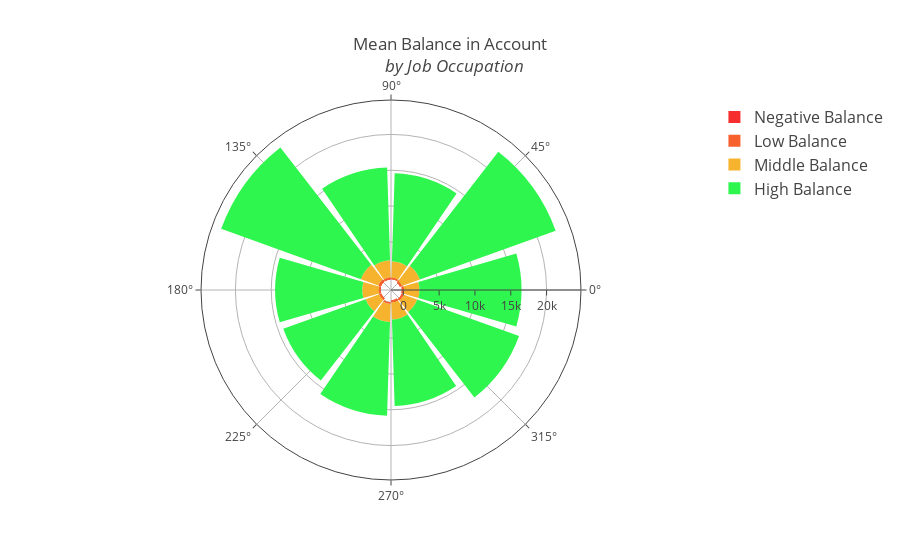

Notebook cell for this chart:
### Code cell
# Create a Balance Category
df["balance_status"] = np.nan
lst = [df]

#balance configs
for col in lst:
    col.loc[col["balance"] < 0, "balance_status"] = "negative"
    col.loc[(col["balance"] >= 0) & (col["balance"] <= 30000), "balance_status"] = "low"
    col.loc[(col["balance"] > 30000) & (col["balance"] <= 40000), "balance_status"] = "middle"
    col.loc[col["balance"] > 40000, "balance_status"] = "high"
    
# balance by balance_status
negative = df["balance"].loc[df["balance_status"] == "negative"].values.tolist()
low = df["balance"].loc[df["balance_status"] == "low"].values.tolist()
middle = df["balance"].loc[df["balance_status"] == "middle"].values.tolist()
high = df["balance"].loc[df["balance_status"] == "high"].values.tolist()


# Get the average by occupation in each balance category
job_balance = df.groupby(['job', 'balance_status'])['balance'].mean()


trace1 = go.Barpolar(
    r=[-199.0, -392.0, -209.0, -247.0, -233.0, -270.0, -271.0, 0, -276.0, -134.5],
    text=["blue-collar", "entrepreneur", "housemaid", "management", "retired", "self-employed",
         "services", "student", "technician", "unemployed"],
    name='Negative Balance',
    marker=dict(
        color='rgb(246, 46, 46)'
    )
)
trace2 = go.Barpolar(
    r=[319.5, 283.0, 212.0, 313.0, 409.0, 274.5, 308.5, 253.0, 316.0, 330.0],
    text=["blue-collar", "entrepreneur", "housemaid", "management", "retired", "self-employed",
         "services", "student", "technician", "unemployed"],
    name='Low Balance',
    marker=dict(
        color='rgb(246, 97, 46)'
    )
)
trace3 = go.Barpolar(
    r=[2128.5, 2686.0, 2290.0, 2366.0, 2579.0, 2293.5, 2005.5, 2488.0, 2362.0, 1976.0],
    text=["blue-collar", "entrepreneur", "housemaid", "management", "retired", "self-employed",
         "services", "student", "technician", "unemployed"],
    name='Middle Balance',
    marker=dict(
        color='rgb(246, 179, 46)'
    )
)
trace4 = go.Barpolar(
    r=[14247.5, 20138.5, 12278.5, 12956.0, 20723.0, 12159.0, 12223.0, 13107.0, 12063.0, 15107.5],
    text=["blue-collar", "entrepreneur", "housemaid", "management", "retired", "self-employed",
         "services", "student", "technician", "unemployed"],
    name='High Balance',
    marker=dict(
        color='rgb(46, 246, 78)'
    )
)
data = [trace1, trace2, trace3, trace4]
layout = go.Layout(
    title='Mean Balance in Account<br> <i> by Job Occupation</i>',
    font=dict(
        size=12
    ),
    legend=dict(
        font=dict(
            size=16
        )
    ),
    radialaxis=dict(
        ticksuffix='%'
    ),
    orientation=270
)
fig = go.Figure(data=data, layout=layout)
iplot(fig, filename='polar-area-chart')
df = df.drop(df.loc[df["balance"] == 0].index)

### Figure 1 — Plotly figure (JSON) as saved in the notebook; plotly's stock layout.template omitted (floating-point values rounded to 4 significant figures)
{"data": [{"marker": {"color": "rgb(246, 46, 46)"}, "name": "Negative Balance", "r": [-199, -392, -209, -247, -233, -270, -271, 0, -276, -134.5], "text": ["blue-collar", "entrepreneur", "housemaid", "management", "retired", "self-employed", "services", "student", "technician", "unemployed"], "type": "barpolar", "uid": "9c2455df-5356-41c5-8f0b-7f2967430e74"}, {"marker": {"color": "rgb(246, 97, 46)"}, "name": "Low Balance", "r": [319.5, 283, 212, 313, 409, 274.5, 308.5, 253, 316, 330], "text": ["blue-collar", "entrepreneur", "housemaid", "management", "retired", "self-employed", "services", "student", "technician", "unemployed"], "type": "barpolar", "uid": "dca10c6a-2e57-4527-908d-d61fee9c2829"}, {"marker": {"color": "rgb(246, 179, 46)"}, "name": "Middle Balance", "r": [2128.0, 2686, 2290, 2366, 2579, 2294.0, 2006.0, 2488, 2362, 1976], "text": ["blue-collar", "entrepreneur", "housemaid", "management", "retired", "self-employed", "services", "student", "technician", "unemployed"], "type": "barpolar", "uid": "0d5c82eb-fcb7-4589-9cd7-9f9bf6586ddb"}, {"marker": {"color": "rgb(46, 246, 78)"}, "name": "High Balance", "r": [14250.0, 20140.0, 12280.0, 12956, 20723, 12159, 12223, 13107, 12063, 15110.0], "text": ["blue-collar", "entrepreneur", "housemaid", "management", "retired", "self-employed", "services", "student", "technician", "unemployed"], "type": "barpolar", "uid": "1d21eb0f-a724-42a2-96bc-a3737caa7947"}], "layout": {"font": {"size": 12}, "legend": {"font": {"size": 16}}, "orientation": -90, "radialaxis": {"ticksuffix": "%"}, "title": {"text": "Mean Balance in Account<br> <i> by Job Occupation</i>"}}}
